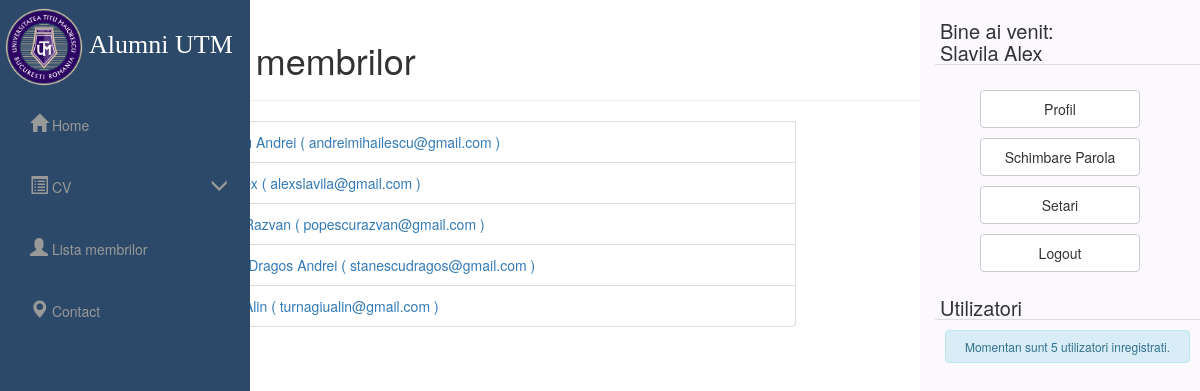
The page /lr/membri.php (signed in) on the database its author committed.
### tables this page shows
CREATE TABLE `users` (
  `user_id` int(11) NOT NULL,
  `username` varchar(32) NOT NULL,
  `password` varchar(32) NOT NULL,
  `first_name` varchar(32) NOT NULL,
  `initiala_tata` varchar(5) NOT NULL,
  `last_name` varchar(32) NOT NULL,
  `email` varchar(1024) NOT NULL,
  `CNP` varchar(20) NOT NULL,
  `active` int(11) NOT NULL DEFAULT '1',
  `type` int(1) NOT NULL DEFAULT '0'
);

### lr/core/functions/users.php (called while the page is built, shortened)
<?php
function user_data($user_id){
	$host = 'localhost';
	$dbname = 'licenta';
	$user = 'root';
	$pass = '';
	try {
		$connection = new PDO('mysql:host='.$host.';dbname='.$dbname,$user,$pass);
	}catch(PDOException $e){
		die($e->getCode());
	}
	$user_id = (int)$user_id;
	$func_num_args = func_num_args();
	$func_get_args = func_get_args();
	if ($func_num_args > 1) {
		unset($func_get_args[0]);
		$fields = '' . implode(', ', $func_get_args) . '';
		$conn = $connection->prepare("SELECT $fields FROM users WHERE user_id = :user_id");
		$conn->bindParam(':user_id', $user_id, PDO::PARAM_STR);
		$conn->execute();
		$data = $conn->fetch(PDO::FETCH_OBJ);
		return ($data);
	}
}
?>

### lr/core/init.php (called while the page is built, shortened)
<?php
	require 'functions/users.php';
	if (logged_in() === true) {
		$session_user_id = $_SESSION['user_id'];
		$user_data = user_data($session_user_id, 'user_id', 'username', 'password', 'first_name', 'last_name', 'email', 'type');
	}
?>

### lr/membri.php (the view, shortened to what this page needs)
<?php
include 'core/init.php';
include 'includes/overall/header.php';
include 'core/database/connectcv.php';
?>
<body>
		<h1>Lista membrilor </h1><hr>
	<?php
		$selectare = $connection->prepare('SELECT * FROM users');
		$selectare->execute();
		while($rand = $selectare->fetch(PDO::FETCH_OBJ)){
			?>
			<li class="list-group-item cautare-list">
  			<a href="<?php echo $rand->username ?>">
  			<?php echo $rand->first_name . ' ' . $rand->last_name . ' ( ' . $rand->email . ' )';?>
  			</a></li>
  			<?php
		}
	?>
</body>
<?php
include 'includes/overall/footer.php';
?>

### lr/includes/widgets/loggedin.php
<div class="widget">
<h2><?php echo 'Bine ai venit:<br> ' . $user_data->first_name . ' ' . $user_data->last_name ?></h2>
</div>
<div class="inner">
<div class="btn-group-vertical button-space" role="group" aria-label="...">
<form action="<?php echo $user_data->username;?>" method="post">
<button type="submit" class="btn btn-default widget-button hover1">Profil</button>
</form>
<form action="changepassword.php" method="post">
<button type="submit" class="btn btn-default widget-button hover1">Schimbare Parola</button>
</form>
<form action="settings.php" method="post">
<button type="submit" class="btn btn-default widget-button hover1">Setari</button>
</form>
<form action="logout.php" method="post">
<button type="submit" class="btn btn-default widget-button hover1">Logout</button>
</form>
</div>
</div>

### lr/css/simple-sidebar.css (style rules this page uses)
.widget { margin-bottom:20px; }
.widget h2 { margin:0 0 10px 0; padding:0 5px; font-weight:normal; border-bottom:1px solid #ddd; margin-top: 20px; font-size: 20px; }
.widget-button { width: 160px !important; margin: 5px; padding: 8px; }
.button-space { margin-left: 40px; }
.cautare-list { margin-right: 394px; }

### rows shown on the page
users: first_name "Slavila", last_name "Alex", email "alexslavila@gmail.com"
users: last_name "Andrei", email "andreimihailescu@gmail.com"
users: last_name "Razvan", email "popescurazvan@gmail.com"
users: last_name "Dragos Andrei", email "stanescudragos@gmail.com"
users: last_name "Alin", email "turnagiualin@gmail.com"

### other values the page prints
$este "sunt"
$user_count "5"
$suffix "i"
$inregistrat "inregistrati"
